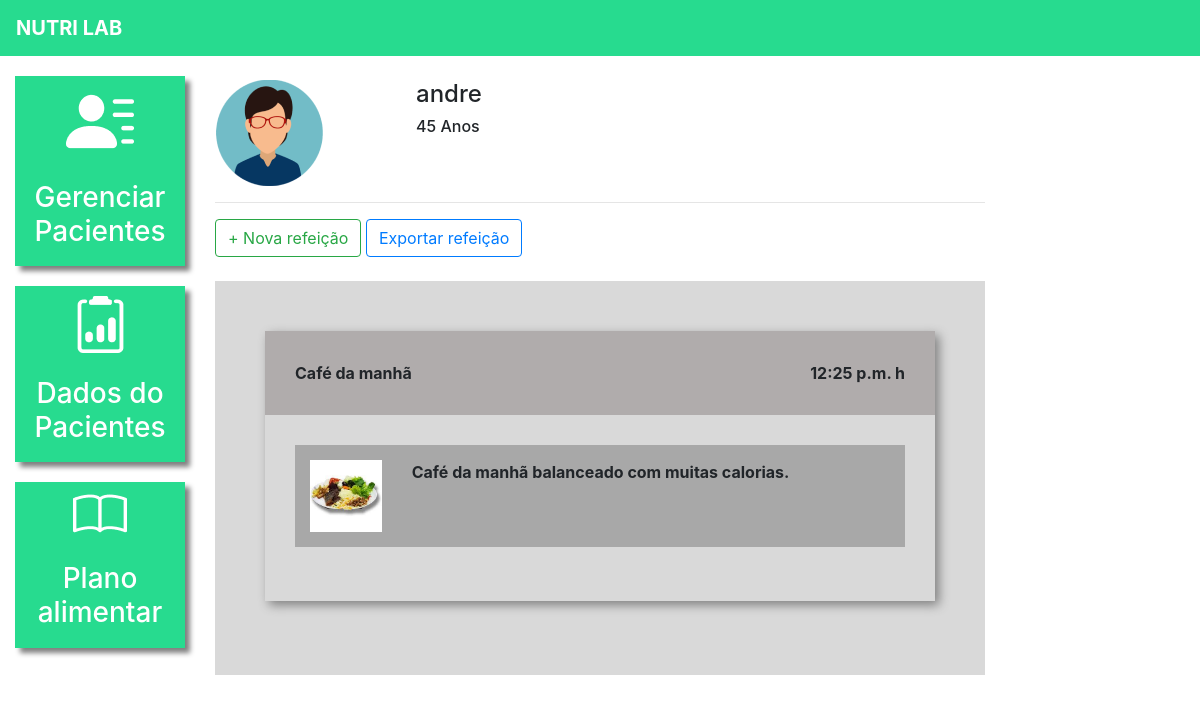
Page /plano_alimentar/1 (signed in) on the committed database.
### plataforma/models.py (models this page shows, shortened)
class Pacientes(models.Model):
    choices_sexo = (('F', 'Feminino'),
                    ('M', 'Masculino'))
    nome = models.CharField(max_length=50)
    sexo = models.CharField(max_length=1, choices=choices_sexo)
    idade = models.IntegerField()
    email = models.EmailField()
    telefone = models.CharField(max_length=19)
    nutri = models.ForeignKey(User, on_delete=models.CASCADE)  ## Se o nutricionista for excluído do banco de dados, seus pacientes tbm serão

class Refeicao(models.Model):
    paciente = models.ForeignKey(Pacientes, on_delete=models.CASCADE)
    titulo = models.CharField(max_length=50)
    horario = models.TimeField()
    carboidratos = models.IntegerField()
    proteinas = models.IntegerField()
    gorduras = models.IntegerField()

class Opcao(models.Model):
    refeicao = models.ForeignKey(Refeicao, on_delete=models.CASCADE)
    imagem = models.ImageField(upload_to="opcao")
    descricao = models.TextField()  ## Sem limite de caracteres

### plataforma/views.py (the view)
# urls.py: path('plano_alimentar/<str:id>', views.plano_alimentar, name='plano_alimentar'),
def plano_alimentar(request, id):
    try:
        paciente = get_object_or_404(Pacientes, id=id) ## Verifica se esse paciente existe. Caso contrário retorna una página 404
    except Http404:
        messages.add_message(request, constants.ERROR, f'Paciente com o ID {id} não está cadastrado')
        return redirect('/dados_paciente/')
    else:    ## somente será efetuado caso o try for bem-sucedido
        if not paciente.nutri == request.user:  ## Verifica se o paciente é do usuário (nutricionista) que está logado
            messages.add_message(request, constants.ERROR, 'Não é possível acessar os pacientes de outro usuário.')
            return redirect('/dados_paciente/')
        if request.method == "GET":
            refeicoes = Refeicao.objects.filter(paciente=paciente).order_by('horario')
            opcoes = Opcao.objects.all()
            content = {
                'paciente': paciente,
                'refeicoes': refeicoes,
                'opcoes': opcoes,
            }
            return render(request, 'plano_alimentar.html', content)

### plataforma/templates/plano_alimentar.html (shortened to what this page needs)
{% extends 'base_plataforma.html' %}
{% load static %}
{% block 'plataforma' %}
    <br>
    <div class="row">
        <div class="col-md-3">
                {% if paciente.sexo == "M"%}
                    <img src="{% static 'plataforma/img/perfil2.png' %}">
                {% else %}
                    <img src="{% static 'plataforma/img/perfil1.png' %}">
                {% endif %}
        </div>
        <div class="col-md-3 dados descricao">
            <h4>{{paciente.nome}}</h4>
            <h6>{{paciente.idade}} Anos</h6>
        </div>
    </div>
    <hr>
    <button type="button" class="btn btn-outline-success" data-toggle="modal" data-target="#modal">
        + Nova refeição
    </button>
    <button type="button" class="btn btn-outline-primary">
        Exportar refeição
    </button>
    <br>
    <br>
    <div class="fundo-alimentar">
        {% if refeicoes %}
            {% for refeicao in refeicoes %}
                <div class="refeicao">
                    <div class="head-refeicao">
                        <span>{{ refeicao.titulo }}</span>
                        <span style="float: right;">{{ refeicao.horario }} h</span>
                    </div>
                    <div class="body-refeicao">
                        {% for opcao in opcoes %}
                            {% if opcao.refeicao == refeicao %}
                                <div class="opcao">
                                    <div class="row">
                                        <div class="col-md-2">
                                            <img width="100%" src="{{ opcao.imagem.url }}">
                                        </div>
                                        <div class="col-md-10">
                                            {{ opcao.descricao }}
                                        </div>
                                    </div>
                                </div>
                                <br>
                            {% endif %}
                        {% endfor %}
                    </div>
                </div>
                <br>
            {% endfor %}
        {% endif %}
    </div>
{% endblock%}

### templates/static/plataforma/css/css.css (style rules this page uses)
.dados { font-weight: bold; }
.descricao { margin-left: -12%; }
@media (max-width: 1300px) { .descricao { margin-left: 1px; } }

### templates/static/plataforma/css/plano_alimentar.css (style rules this page uses)
.fundo-alimentar { background-color: #D9D9D9; padding: 50px; }
.refeicao { box-shadow: 4px 4px 10px gray; }
.head-refeicao { background-color: #B0ACAC; padding: 30px; font-weight: bold; }
.body-refeicao { padding: 30px; font-weight: bold; }
.opcao { background-color: #A8A8A8; padding: 15px; }

### rows in the picture
Pacientes: nome "andre", idade "45"
Refeicao: titulo "Café da manhã", horario "12:25 p.m."
Opcao: imagem (picture), descricao "Café da manhã balanceado com muitas calorias."
